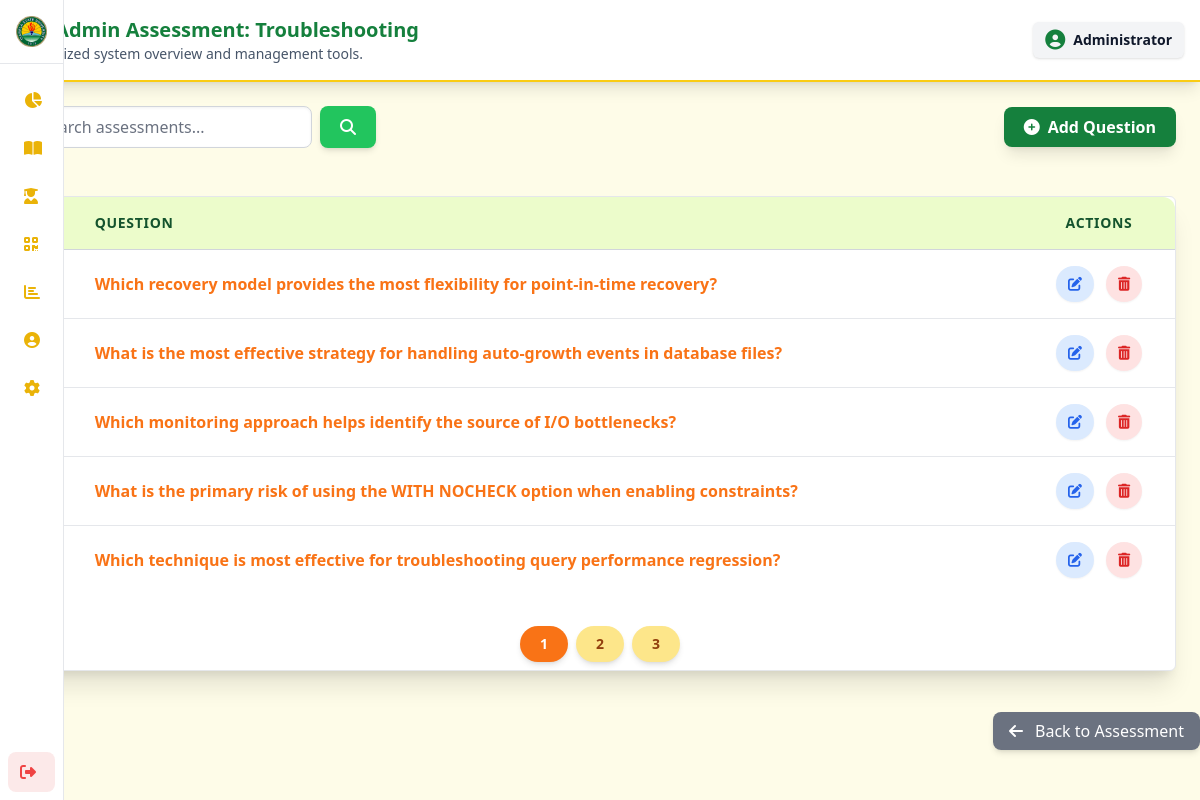
The app's page /Admin/questions.php?assessment_id=26&module_id=5&course_id=0 with its own data.
### tables this page shows
CREATE TABLE `questions` (
  `id` int(11) NOT NULL AUTO_INCREMENT,
  `assessment_id` int(11) NOT NULL,
  `question` text NOT NULL,
  `topic_id` int(11) NOT NULL,
  `difficulty` enum('easy','medium','hard') NOT NULL DEFAULT 'easy',
  PRIMARY KEY (`id`),
  KEY `topic_id` (`topic_id`),
  KEY `assessment_id` (`assessment_id`),
  CONSTRAINT `questions_ibfk_1` FOREIGN KEY (`topic_id`) REFERENCES `topics` (`id`) ON DELETE CASCADE,
  CONSTRAINT `questions_ibfk_2` FOREIGN KEY (`assessment_id`) REFERENCES `assessments` (`id`) ON DELETE CASCADE
);

### Admin/questions.php (the view, shortened to what this page needs)
<?php
require __DIR__ . '/../config.php';
$conn->setAttribute(PDO::ATTR_ERRMODE, PDO::ERRMODE_EXCEPTION);
$assessment_id = isset($_GET['assessment_id']) ? (int)$_GET['assessment_id'] : 0;
$module_id     = isset($_GET['module_id']) ? (int)$_GET['module_id'] : 0;
$course_id     = isset($_GET['course_id']) ? (int)$_GET['course_id'] : 0;
$limit = 5;
$page = isset($_GET['page']) ? max(1, (int)$_GET['page']) : 1;
$search = isset($_GET['search']) ? trim($_GET['search']) : '';
$offset = ($page - 1) * $limit;
$count_sql = "SELECT COUNT(*) AS total FROM questions WHERE assessment_id = :aid";
$params = ['aid' => $assessment_id];if ($search !== '') {
    $count_sql .= " AND name LIKE :search";
    $params['search'] = "%$search%";
}
$stmt = $conn->prepare($count_sql);
$stmt->execute($params);
$total_assessments = (int)$stmt->fetch(PDO::FETCH_ASSOC)['total'];
$total_pages = max(1, ceil($total_assessments / $limit));
$sql = "SELECT * FROM questions WHERE assessment_id = :aid";
$sql .= " ORDER BY id DESC LIMIT $offset, $limit";
$stmt = $conn->prepare($sql);
$stmt->bindValue(':aid', $assessment_id, PDO::PARAM_INT);
$stmt->execute();
$assessments = $stmt->fetchAll(PDO::FETCH_ASSOC);
?>
<!DOCTYPE html>
<html lang="en">
<head>
<link rel="stylesheet" href="../output.css">
<link rel="stylesheet" href="https://cdnjs.cloudflare.com/ajax/libs/font-awesome/6.4.0/css/all.min.css"/>
</head>
<body class="bg-[var(--color-main-bg)] min-h-screen flex text-[var(--color-text)]">
<?php include __DIR__ . '/sidebar.php'; ?>
<div class="flex-1 flex flex-col overflow-y-auto">
    <?php include 'header.php';
    renderHeader("ISU Admin Assessment: " . htmlspecialchars($module['title']))?>
    <div class="flex flex-col sm:flex-row justify-between items-center m-6 gap-3">
        <form method="GET" class="flex w-full sm:w-auto gap-2">
            <input
                type="text"
                name="search"
                value="<?= htmlspecialchars($search); ?>"
                placeholder="Search assessments..."
                class="w-full sm:w-72 px-4 py-2 border rounded-lg shadow-inner input-themed focus:ring-[var(--color-heading)] focus:ring-2 transition placeholder-[var(--color-input-placeholder)]"
            >
            <button type="submit"
                class="px-5 py-2 bg-[var(--color-button-primary)] text-white font-bold rounded-lg shadow-md hover:bg-[var(--color-button-primary-hover)] active:scale-95 transition">
                <i class="fas fa-search"></i>
            </button>
        </form>
        <button
            id="openAddAssessment"
            class="flex items-center gap-2 px-5 py-2 w-full sm:w-auto bg-[var(--color-heading)] text-white font-bold rounded-lg shadow-lg hover:bg-[var(--color-button-primary-hover)] transition transform hover:scale-[1.02]"
        >
            <i class="fas fa-plus-circle"></i> Add Question
        </button>
    </div>
    <div class="card-bg pb-2 rounded-md m-6 shadow-xl border border-[var(--color-card-border)] overflow-hidden fade-slide">
        <div class="overflow-x-auto">
            <table class="w-full text-left border-collapse">
                <thead>
                    <tr class="bg-[var(--color-card-section-bg)] text-[var(--color-text-on-section)] text-sm uppercase tracking-wider border-b border-[var(--color-card-section-border)]">
                        <th class="p-4 rounded-tl-xl font-bold">#</th>
                        <th class="p-4 font-bold">Question</th>
                        <th class="p-4 rounded-tr-xl font-bold text-center">Actions</th>
                    </tr>
                </thead>
                <tbody class="divide-y divide-[var(--color-card-border)]">
                    <?php if (!empty($assessments)): ?>
                        <?php $i = $offset + 1; foreach ($assessments as $row): ?>
                            <tr class="hover:bg-yellow-50/10 transition duration-150">
                                <td class="p-4 text-[var(--color-text-secondary)]"><?= $i++; ?></td>
                                <td class="p-4 font-semibold text-[var(--color-heading-secondary)]"><?= htmlspecialchars($row['question']); ?></td>
                             <td class="p-4 flex justify-center gap-3">
    <button
        class="editQuestionBtn px-3 py-2 text-sm font-medium bg-blue-100 text-blue-600 rounded-full hover:bg-blue-200 transition shadow-sm"
        data-id="<?= $row['id']; ?>"
        data-question="<?= htmlspecialchars($row['question']); ?>"
        title="Edit Question">
        <i class="fas fa-pen-to-square"></i>
    </button>
    <a href="assessment_code.php?action=delete&id=<?= $row['id']; ?>&module_id=<?= $module_id; ?>&course_id=<?= $course_id; ?>"
        onclick="return confirm('Are you sure you want to delete this question?');"
        class="px-3 py-2 text-sm font-medium bg-red-100 text-red-600 rounded-full hover:bg-red-200 transition shadow-sm"
        title="Delete Question">
        <i class="fas fa-trash-alt"></i>
    </a>
</td>
                            </tr>
                        <?php endforeach; ?>
                    <?php else: ?>
                        <tr>
                            <td colspan="5" class="p-6 text-center text-[var(--color-text-secondary)] font-medium"><i class="fas fa-exclamation-circle mr-2"></i> No assessments found.</td>
                        </tr>
                    <?php endif; ?>
                </tbody>
            </table>
        </div>
        <?php if ($total_pages > 1): ?>
            <div class="mt-8 flex justify-center flex-wrap gap-2">
                <?php for($p=1; $p<=$total_pages; $p++): ?>
                    <a href="?module_id=<?= $module_id; ?>&course_id=<?= $course_id; ?>&page=<?= $p; ?>&search=<?= urlencode($search); ?>"
                        class="px-5 py-2 rounded-full text-sm font-semibold shadow-md transition transform hover:scale-105
                        <?= $p==$page
                            ? 'bg-[var(--color-heading-secondary)] text-white'
                            : 'bg-[var(--color-button-secondary)] text-[var(--color-button-secondary-text)] hover:bg-yellow-200'; ?>">
                        <?= $p; ?>
                    </a>
                <?php endfor; ?>
            </div>
        <?php endif; ?>
    </div>
    <div class="mt-6 text-right">
        <a href="assessment.php?module_id=<?= $module_id; ?>"
            class="bg-gray-500 text-white px-4 py-2 rounded-lg hover:bg-gray-600 transition font-medium shadow-md">
            <i class="fas fa-arrow-left mr-2"></i> Back to Assessment
        </a>
    </div>
</div>
</body>
</html>

### Admin/questions.php (style rules this page uses)
.card-bg { background-color: var(--color-card-bg); border: 1px solid var(--color-card-border); }
.input-themed { background-color: var(--color-input-bg); border: 1px solid var(--color-input-border); color: var(--color-input-text); box-shadow: inset 0 1px 3px rgba(0,0,0,0.06); }
.fade-slide { opacity: 0; transform: translateY(20px); transition: opacity .8s ease, transform .8s ease; }
.fade-slide.show { opacity: 1; transform: translateY(0); }

### records on screen
questions: question "Which recovery model provides the most flexibility for point-in-time recovery?"
questions: question "What is the most effective strategy for handling auto-growth events in database files?"
questions: question "Which monitoring approach helps identify the source of I/O bottlenecks?"
questions: question "What is the primary risk of using the WITH NOCHECK option when enabling constraints?"
questions: question "Which technique is most effective for troubleshooting query performance regression?"

### other values on screen
$title "ISU Admin Assessment: Troubleshooting"
